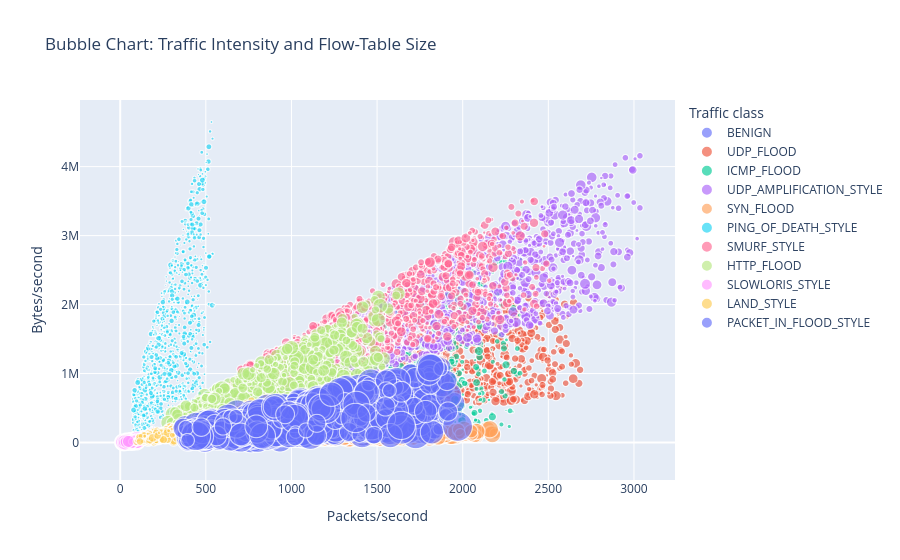

Source (notebook cell):
### Markdown cell above
## Visualization 3 - Bubble chart: traffic intensity and flow-table pressure

Purpose: compare packet rate and byte rate while using bubble size for flow-table size and color for traffic class.

Interpretation: the chart exposes traffic classes that combine high volume with high flow-table pressure, a useful SDN-specific view of attack behavior.

### Code cell
bubble_pd = (
    clean
    .select(
        "label", "attack_family", "packet_rate", "byte_rate",
        "flow_table_size", "controller_cpu_proxy_pct"
    )
    .sample(False, 0.25, seed=42)
    .limit(12000)
    .toPandas()
)

fig3 = px.scatter(
    bubble_pd,
    x="packet_rate",
    y="byte_rate",
    size="flow_table_size",
    color="label",
    hover_data=["attack_family", "controller_cpu_proxy_pct"],
    size_max=32,
    opacity=0.65,
    title="Bubble Chart: Traffic Intensity and Flow-Table Size",
    labels={
        "packet_rate": "Packets/second",
        "byte_rate": "Bytes/second",
        "flow_table_size": "Flow-table entries",
        "label": "Traffic class"
    }
)
fig3.show()

### Figure 1 — Plotly figure (JSON) as saved in the notebook; plotly's stock layout.template omitted (floating-point values rounded to 4 significant figures; data arrays with more than 128 entries replaced by an {"elided": "..."} marker saying what was removed)
{"data": [{"customdata": {"elided": "1246x2 mixed values"}, "hovertemplate": "Traffic class=BENIGN<br>Packets/second=%{x}<br>Bytes/second=%{y}<br>Flow-table entries=%{marker.size}<br>attack_family=%{customdata[0]}<br>controller_cpu_proxy_pct=%{customdata[1]}<extra></extra>", "legendgroup": "BENIGN", "marker": {"color": "#636efa", "opacity": 0.65, "size": {"elided": "1246 float values"}, "sizemode": "area", "sizeref": 2.312, "symbol": "circle"}, "mode": "markers", "name": "BENIGN", "showlegend": true, "type": "scattergl", "x": {"elided": "1246 float values"}, "xaxis": "x", "y": {"elided": "1246 float values"}, "yaxis": "y"}, {"customdata": {"elided": "1264x2 mixed values"}, "hovertemplate": "Traffic class=UDP_FLOOD<br>Packets/second=%{x}<br>Bytes/second=%{y}<br>Flow-table entries=%{marker.size}<br>attack_family=%{customdata[0]}<br>controller_cpu_proxy_pct=%{customdata[1]}<extra></extra>", "legendgroup": "UDP_FLOOD", "marker": {"color": "#EF553B", "opacity": 0.65, "size": {"elided": "1264 float values"}, "sizemode": "area", "sizeref": 2.312, "symbol": "circle"}, "mode": "markers", "name": "UDP_FLOOD", "showlegend": true, "type": "scattergl", "x": {"elided": "1264 float values"}, "xaxis": "x", "y": {"elided": "1264 float values"}, "yaxis": "y"}, {"customdata": {"elided": "1255x2 mixed values"}, "hovertemplate": "Traffic class=ICMP_FLOOD<br>Packets/second=%{x}<br>Bytes/second=%{y}<br>Flow-table entries=%{marker.size}<br>attack_family=%{customdata[0]}<br>controller_cpu_proxy_pct=%{customdata[1]}<extra></extra>", "legendgroup": "ICMP_FLOOD", "marker": {"color": "#00cc96", "opacity": 0.65, "size": {"elided": "1255 float values"}, "sizemode": "area", "sizeref": 2.312, "symbol": "circle"}, "mode": "markers", "name": "ICMP_FLOOD", "showlegend": true, "type": "scattergl", "x": {"elided": "1255 float values"}, "xaxis": "x", "y": {"elided": "1255 float values"}, "yaxis": "y"}, {"customdata": {"elided": "1332x2 mixed values"}, "hovertemplate": "Traffic class=UDP_AMPLIFICATION_STYLE<br>Packets/second=%{x}<br>Bytes/second=%{y}<br>Flow-table entries=%{marker.size}<br>attack_family=%{customdata[0]}<br>controller_cpu_proxy_pct=%{customdata[1]}<extra></extra>", "legendgroup": "UDP_AMPLIFICATION_STYLE", "marker": {"color": "#ab63fa", "opacity": 0.65, "size": {"elided": "1332 float values"}, "sizemode": "area", "sizeref": 2.312, "symbol": "circle"}, "mode": "markers", "name": "UDP_AMPLIFICATION_STYLE", "showlegend": true, "type": "scattergl", "x": {"elided": "1332 float values"}, "xaxis": "x", "y": {"elided": "1332 float values"}, "yaxis": "y"}, {"customdata": {"elided": "1163x2 mixed values"}, "hovertemplate": "Traffic class=SYN_FLOOD<br>Packets/second=%{x}<br>Bytes/second=%{y}<br>Flow-table entries=%{marker.size}<br>attack_family=%{customdata[0]}<br>controller_cpu_proxy_pct=%{customdata[1]}<extra></extra>", "legendgroup": "SYN_FLOOD", "marker": {"color": "#FFA15A", "opacity": 0.65, "size": {"elided": "1163 float values"}, "sizemode": "area", "sizeref": 2.312, "symbol": "circle"}, "mode": "markers", "name": "SYN_FLOOD", "showlegend": true, "type": "scattergl", "x": {"elided": "1163 float values"}, "xaxis": "x", "y": {"elided": "1163 float values"}, "yaxis": "y"}, {"customdata": {"elided": "995x2 mixed values"}, "hovertemplate": "Traffic class=PING_OF_DEATH_STYLE<br>Packets/second=%{x}<br>Bytes/second=%{y}<br>Flow-table entries=%{marker.size}<br>attack_family=%{customdata[0]}<br>controller_cpu_proxy_pct=%{customdata[1]}<extra></extra>", "legendgroup": "PING_OF_DEATH_STYLE", "marker": {"color": "#19d3f3", "opacity": 0.65, "size": {"elided": "995 float values"}, "sizemode": "area", "sizeref": 2.312, "symbol": "circle"}, "mode": "markers", "name": "PING_OF_DEATH_STYLE", "showlegend": true, "type": "scattergl", "x": {"elided": "995 float values"}, "xaxis": "x", "y": {"elided": "995 float values"}, "yaxis": "y"}, {"customdata": {"elided": "932x2 mixed values"}, "hovertemplate": "Traffic class=SMURF_STYLE<br>Packets/second=%{x}<br>Bytes/second=%{y}<br>Flow-table entries=%{marker.size}<br>attack_family=%{customdata[0]}<br>controller_cpu_proxy_pct=%{customdata[1]}<extra></extra>", "legendgroup": "SMURF_STYLE", "marker": {"color": "#FF6692", "opacity": 0.65, "size": {"elided": "932 float values"}, "sizemode": "area", "sizeref": 2.312, "symbol": "circle"}, "mode": "markers", "name": "SMURF_STYLE", "showlegend": true, "type": "scattergl", "x": {"elided": "932 float values"}, "xaxis": "x", "y": {"elided": "932 float values"}, "yaxis": "y"}, {"customdata": {"elided": "940x2 mixed values"}, "hovertemplate": "Traffic class=HTTP_FLOOD<br>Packets/second=%{x}<br>Bytes/second=%{y}<br>Flow-table entries=%{marker.size}<br>attack_family=%{customdata[0]}<br>controller_cpu_proxy_pct=%{customdata[1]}<extra></extra>", "legendgroup": "HTTP_FLOOD", "marker": {"color": "#B6E880", "opacity": 0.65, "size": {"elided": "940 float values"}, "sizemode": "area", "sizeref": 2.312, "symbol": "circle"}, "mode": "markers", "name": "HTTP_FLOOD", "showlegend": true, "type": "scattergl", "x": {"elided": "940 float values"}, "xaxis": "x", "y": {"elided": "940 float values"}, "yaxis": "y"}, {"customdata": {"elided": "942x2 mixed values"}, "hovertemplate": "Traffic class=SLOWLORIS_STYLE<br>Packets/second=%{x}<br>Bytes/second=%{y}<br>Flow-table entries=%{marker.size}<br>attack_family=%{customdata[0]}<br>controller_cpu_proxy_pct=%{customdata[1]}<extra></extra>", "legendgroup": "SLOWLORIS_STYLE", "marker": {"color": "#FF97FF", "opacity": 0.65, "size": {"elided": "942 float values"}, "sizemode": "area", "sizeref": 2.312, "symbol": "circle"}, "mode": "markers", "name": "SLOWLORIS_STYLE", "showlegend": true, "type": "scattergl", "x": {"elided": "942 float values"}, "xaxis": "x", "y": {"elided": "942 float values"}, "yaxis": "y"}, {"customdata": {"elided": "970x2 mixed values"}, "hovertemplate": "Traffic class=LAND_STYLE<br>Packets/second=%{x}<br>Bytes/second=%{y}<br>Flow-table entries=%{marker.size}<br>attack_family=%{customdata[0]}<br>controller_cpu_proxy_pct=%{customdata[1]}<extra></extra>", "legendgroup": "LAND_STYLE", "marker": {"color": "#FECB52", "opacity": 0.65, "size": {"elided": "970 float values"}, "sizemode": "area", "sizeref": 2.312, "symbol": "circle"}, "mode": "markers", "name": "LAND_STYLE", "showlegend": true, "type": "scattergl", "x": {"elided": "970 float values"}, "xaxis": "x", "y": {"elided": "970 float values"}, "yaxis": "y"}, {"customdata": {"elided": "961x2 mixed values"}, "hovertemplate": "Traffic class=PACKET_IN_FLOOD_STYLE<br>Packets/second=%{x}<br>Bytes/second=%{y}<br>Flow-table entries=%{marker.size}<br>attack_family=%{customdata[0]}<br>controller_cpu_proxy_pct=%{customdata[1]}<extra></extra>", "legendgroup": "PACKET_IN_FLOOD_STYLE", "marker": {"color": "#636efa", "opacity": 0.65, "size": {"elided": "961 float values"}, "sizemode": "area", "sizeref": 2.312, "symbol": "circle"}, "mode": "markers", "name": "PACKET_IN_FLOOD_STYLE", "showlegend": true, "type": "scattergl", "x": {"elided": "961 float values"}, "xaxis": "x", "y": {"elided": "961 float values"}, "yaxis": "y"}], "layout": {"legend": {"itemsizing": "constant", "title": {"text": "Traffic class"}, "tracegroupgap": 0}, "title": {"text": "Bubble Chart: Traffic Intensity and Flow-Table Size"}, "xaxis": {"anchor": "y", "domain": [0.0, 1.0], "title": {"text": "Packets/second"}}, "yaxis": {"anchor": "x", "domain": [0.0, 1.0], "title": {"text": "Bytes/second"}}}}
